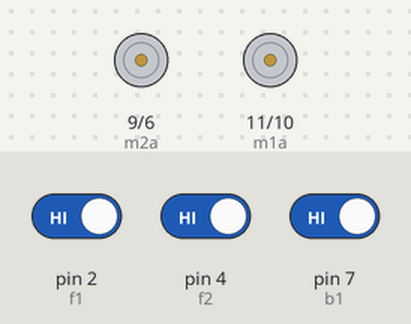
Recording of a sketch running on a simulated Arduino Uno, built with avr-gcc and run on an emulated ATmega328P. Parts: motor-driver pin pairs drawn as motors (green arrow = first pin HIGH = forward, orange = second pin HIGH = backward, longer = more drive). The inputs (shaded band) are chosen by the test bench; at power-on: pin 7 (b1) HIGH, pin 2 (f1) HIGH, pin 4 (f2) HIGH.

Above: at 1.2 s.
1.3 s: pin 7 (b1) driven LOW
At 2.4 s:
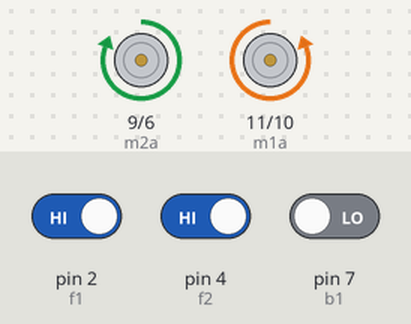
5.8 s: pin 2 (f1) driven LOW and pin 7 (b1) driven LOW
At 8.1 s:
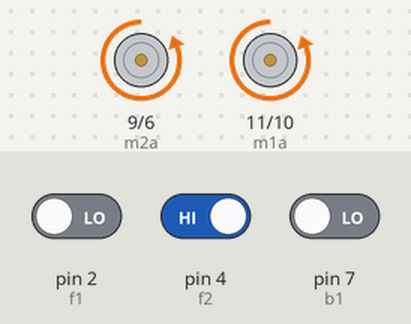
8.8 s: pin 4 (f2) driven LOW
At 11.5 s:
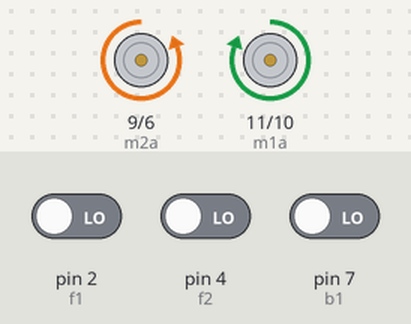
11.8 s: pin 4 (f2) driven HIGH
At 12.6 s:
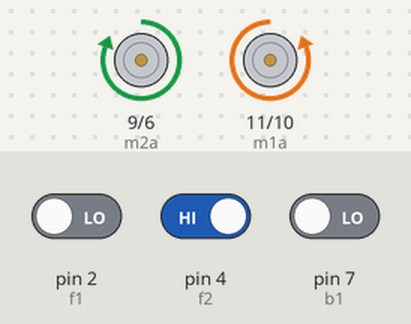
Timing chart, 0 to 15.8 s (numbered marks = the images above; inputs shaded):
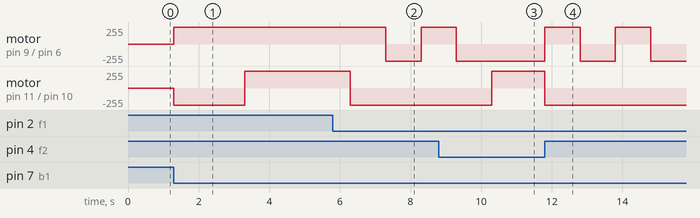

Measured:
- after the input at 1.3 s, motor on pin 9 (m2a) / pin 6 (m2b): stopped → forward 255/255 at once; motor on pin 11 (m1a) / pin 10 (m1b): stopped → backward 255/255 at once, → forward 255/255 2.0 s later
- after the input at 5.8 s, motor on pin 9 (m2a) / pin 6 (m2b): forward 255/255 → backward 255/255 after 1.5 s, → forward 255/255 1.0 s later; motor on pin 11 (m1a) / pin 10 (m1b): goes on until 6.3 s, then stays backward 255/255
- after the input at 8.8 s, motor on pin 9 (m2a) / pin 6 (m2b): goes on until 9.3 s, then stays backward 255/255; motor on pin 11 (m1a) / pin 10 (m1b): backward 255/255 → forward 255/255 after 1.5 s
- after the input at 11.8 s, motor on pin 9 (m2a) / pin 6 (m2b): alternates forward 255/255 for 1.0 s and backward 255/255 for 1.0 s, starting at once; motor on pin 11 (m1a) / pin 10 (m1b): forward 255/255 → backward 255/255 at once

The sketch:

tabletop.ino
```cpp
int m1a =11;
int m1b=10;
int m2a=9;
int m2b=6;
int f1=2;
int f2=4;
int b1=7;
void setup() {
  // put your setup code here, to run once:
  pinMode(m1a,OUTPUT);
  pinMode(m1b,OUTPUT);
  pinMode(m2a,OUTPUT);
  pinMode(m2b,OUTPUT);
  pinMode(f1,INPUT);
  pinMode(f2,INPUT);
  pinMode(b1,INPUT);
  Serial.begin(9600);

}
void forward()
{
  digitalWrite(m1a,HIGH);
  digitalWrite(m1b,LOW);
  digitalWrite(m2a,LOW);
  digitalWrite(m2b,HIGH);
  }
void backward()
{
  digitalWrite(m1a,LOW);
  digitalWrite(m1b,HIGH);
  digitalWrite(m2a,HIGH);
  digitalWrite(m2b,LOW);
  }
void right()
{
  digitalWrite(m1a,HIGH);
  digitalWrite(m1b,LOW);
  digitalWrite(m2a,HIGH);
  digitalWrite(m2b,LOW);
  }
void left()
{
  digitalWrite(m1a,LOW);
  digitalWrite(m1b,HIGH);
  digitalWrite(m2a,LOW);
  digitalWrite(m2b,HIGH);
  }

void loop() {
  // put your main code here, to run repeatedly:
int  fa=digitalRead(f1);
int  fb=digitalRead(f2);
int  ba=digitalRead(b1);
  if(fa==LOW && fb==LOW && ba==LOW)
  {
    forward();
    }
    else if(fa==LOW && fb==LOW && ba==HIGH)
    {
      forward();
      delay(2000);
      left();
      delay(3000);
      }
    else if(fa==LOW && fb==HIGH && ba==LOW)
    {
      backward();
      delay(1000);
      left();
      delay(1000);
      }
     else if(fa==LOW && fb==HIGH && ba==HIGH)
     {
      ;
      }
      else if(fa==HIGH && fb==LOW && ba==LOW){
        backward();
        delay(2000);
        left();
        delay(4000);
        }
      else if(fa==HIGH && fb==LOW && ba==HIGH)
      {

        }
      else if(fa==HIGH && fb==HIGH && ba==LOW)
      {
        backward();
        delay(2000);
        right();
        delay(3000);
        }
      else if (fa==HIGH && fb==HIGH && ba==HIGH)
      {

        }
}
```
